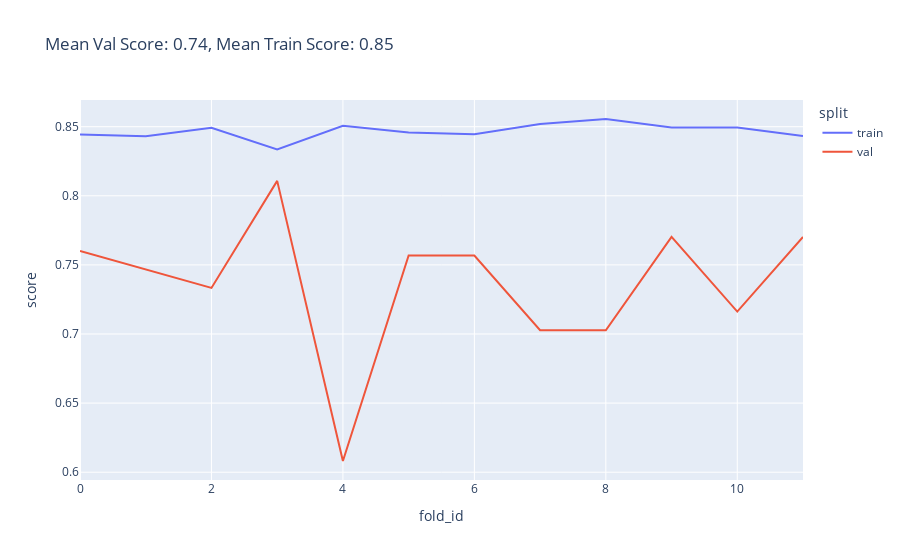
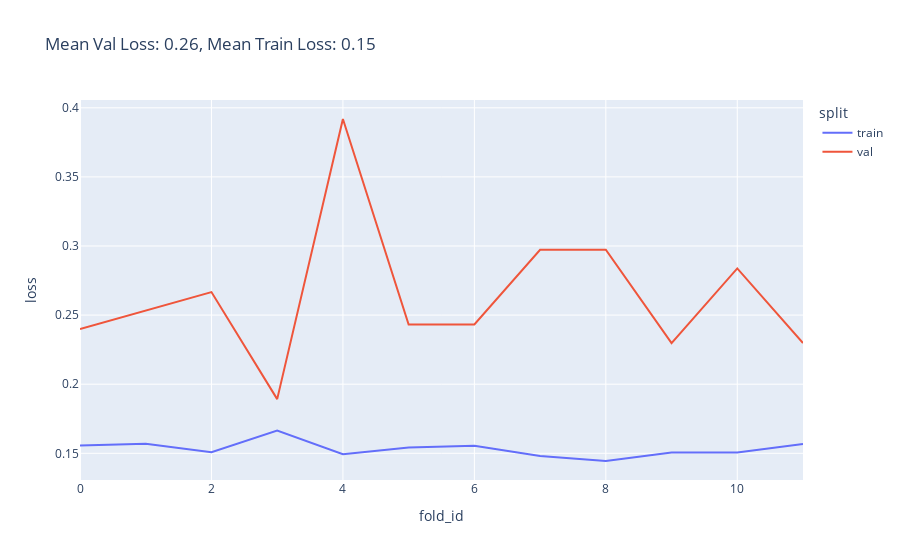

Source (notebook cell) for these figures, in order:
### Code cell
print("KNN")
val_score, val_loss, train_score, train_loss =\
 get_cv_score_and_loss(X_train, y_train,
                       KNeighborsClassifier(n_neighbors=3),k=12, show_score_loss_graphs=True)

### Figure 1 — Plotly figure (JSON) as saved in the notebook; plotly's stock layout.template omitted (floating-point values rounded to 4 significant figures)
{"data": [{"hovertemplate": "split=train<br>fold_id=%{x}<br>score=%{y}<extra></extra>", "legendgroup": "train", "line": {"color": "#636efa", "dash": "solid"}, "marker": {"symbol": "circle"}, "mode": "lines", "name": "train", "orientation": "v", "showlegend": true, "type": "scatter", "x": [0, 1, 2, 3, 4, 5, 6, 7, 8, 9, 10, 11], "xaxis": "x", "y": [0.8444, 0.8431, 0.8493, 0.8335, 0.8507, 0.8458, 0.8446, 0.8519, 0.8556, 0.8494, 0.8494, 0.8433], "yaxis": "y"}, {"hovertemplate": "split=val<br>fold_id=%{x}<br>score=%{y}<extra></extra>", "legendgroup": "val", "line": {"color": "#EF553B", "dash": "solid"}, "marker": {"symbol": "circle"}, "mode": "lines", "name": "val", "orientation": "v", "showlegend": true, "type": "scatter", "x": [0, 1, 2, 3, 4, 5, 6, 7, 8, 9, 10, 11], "xaxis": "x", "y": [0.76, 0.7467, 0.7333, 0.8108, 0.6081, 0.7568, 0.7568, 0.7027, 0.7027, 0.7703, 0.7162, 0.7703], "yaxis": "y"}], "layout": {"legend": {"title": {"text": "split"}, "tracegroupgap": 0}, "title": {"text": "Mean Val Score: 0.74, Mean Train Score: 0.85"}, "xaxis": {"anchor": "y", "domain": [0.0, 1.0], "title": {"text": "fold_id"}}, "yaxis": {"anchor": "x", "domain": [0.0, 1.0], "title": {"text": "score"}}}}

### Figure 2 — Plotly figure (JSON) as saved in the notebook; plotly's stock layout.template omitted (floating-point values rounded to 4 significant figures)
{"data": [{"hovertemplate": "split=train<br>fold_id=%{x}<br>loss=%{y}<extra></extra>", "legendgroup": "train", "line": {"color": "#636efa", "dash": "solid"}, "marker": {"symbol": "circle"}, "mode": "lines", "name": "train", "orientation": "v", "showlegend": true, "type": "scatter", "x": [0, 1, 2, 3, 4, 5, 6, 7, 8, 9, 10, 11], "xaxis": "x", "y": [0.1556, 0.1569, 0.1507, 0.1665, 0.1493, 0.1542, 0.1554, 0.1481, 0.1444, 0.1506, 0.1506, 0.1567], "yaxis": "y"}, {"hovertemplate": "split=val<br>fold_id=%{x}<br>loss=%{y}<extra></extra>", "legendgroup": "val", "line": {"color": "#EF553B", "dash": "solid"}, "marker": {"symbol": "circle"}, "mode": "lines", "name": "val", "orientation": "v", "showlegend": true, "type": "scatter", "x": [0, 1, 2, 3, 4, 5, 6, 7, 8, 9, 10, 11], "xaxis": "x", "y": [0.24, 0.2533, 0.2667, 0.1892, 0.3919, 0.2432, 0.2432, 0.2973, 0.2973, 0.2297, 0.2838, 0.2297], "yaxis": "y"}], "layout": {"legend": {"title": {"text": "split"}, "tracegroupgap": 0}, "title": {"text": "Mean Val Loss: 0.26, Mean Train Loss: 0.15"}, "xaxis": {"anchor": "y", "domain": [0.0, 1.0], "title": {"text": "fold_id"}}, "yaxis": {"anchor": "x", "domain": [0.0, 1.0], "title": {"text": "loss"}}}}
